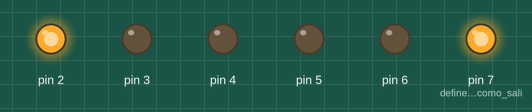
Recording of a sketch running on a simulated Arduino Uno, built with avr-gcc and run on an emulated ATmega328P. Parts: output pins drawn as LEDs (lit = HIGH).

Above: at 1.5 s.
At 4.5 s:
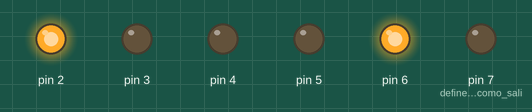
At 7.5 s:
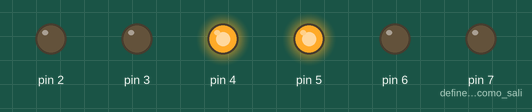
At 10.5 s:
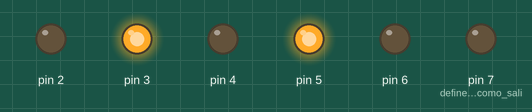
Timing chart, 0 to 15.6 s (numbered marks = the images above):
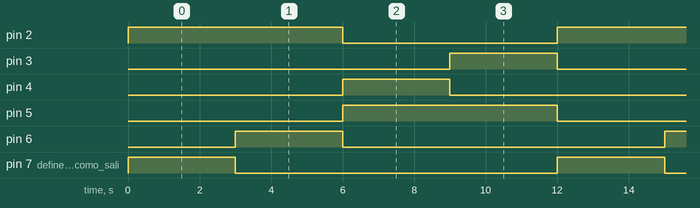

Measured:
- by itself, pin 2, pin 5: alternates HIGH for 6.0 s and LOW for 6.0 s
- by itself, pin 3, pin 4, pin 6, pin 7 (define_el_pin_7_como_sali): alternates HIGH for 3.0 s and LOW for 9.0 s
- by itself, everything shown: repeats every 12.0 s, in 5 steps

The sketch:

ejercicio_2_arquitectura.ino
```cpp
void setup()

{
  pinMode(7, OUTPUT); //define el pin 7 como salida
  pinMode(2, OUTPUT);
  pinMode(6, OUTPUT);
  pinMode(5, OUTPUT);
  pinMode(4, OUTPUT);
  pinMode(3, OUTPUT);
}

void loop()

{
  digitalWrite(7, HIGH);//define que el pin 7 que prenda el led
  digitalWrite(2, HIGH);
  delay(3000); // Wait for 3000 millisecond(s)
  digitalWrite(6, HIGH);
  digitalWrite(7, LOW);//define que el pin 7 apague el led
  delay(3000); // Wait for 3000 millisecond(s)
  digitalWrite(6, LOW);
  digitalWrite(2, LOW);
  digitalWrite(5, HIGH);
  digitalWrite(4, HIGH);
  delay(3000); // Wait for 3000 millisecond(s)
  digitalWrite(4, LOW);
  digitalWrite(3, HIGH);
  delay(3000); // Wait for 3000 millisecond(s)
  digitalWrite(3, LOW);
  digitalWrite(5, LOW);
}
```
